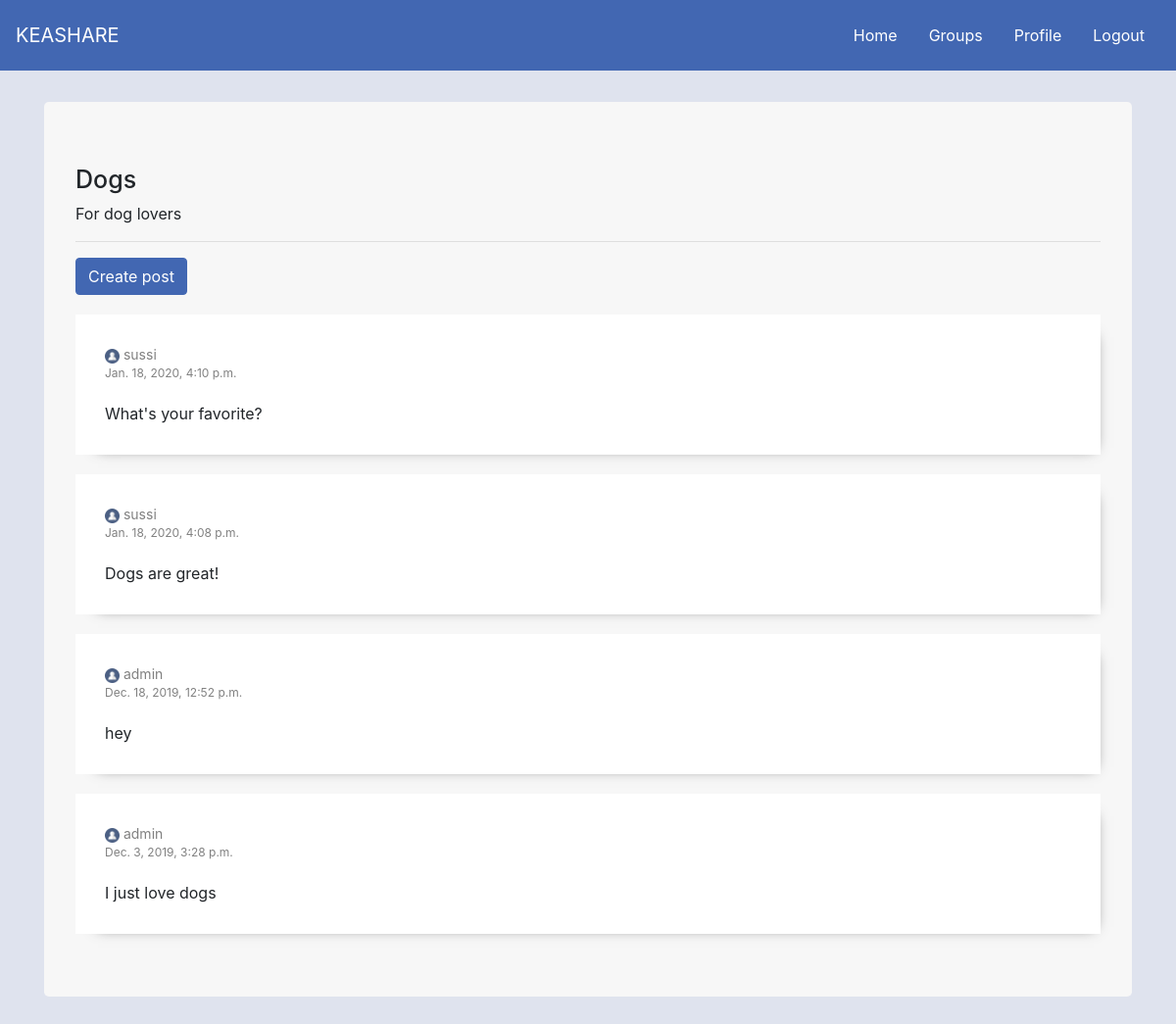
/keashare/groupdetails/1 (signed in), run on the app's committed database.
### keashareapp/models.py (models this page shows, shortened)
class AppGroup(models.Model):
    owner = models.ForeignKey(User, on_delete=models.CASCADE, related_name='owners')
    users = models.ManyToManyField(User) # members
    name = models.CharField(max_length=200)
    description = models.TextField()

class Post(models.Model):
    user = models.ForeignKey(User, on_delete=models.CASCADE)
    created = models.DateTimeField(auto_now_add=True)
    group = models.ForeignKey(AppGroup, on_delete=models.CASCADE)
    last_updated = models.DateTimeField(auto_now=True)
    text = models.TextField()

### keashareapp/views.py (the view, shortened to what this page needs)
# urls.py: path('groupdetails/<int:pk>', views.groupdetails, name='groupdetails'),
def groupdetails(request, pk):
    user = request.user
    if request.method == 'GET':
        user_groups = models.AppGroup.objects.filter(pk=pk)
        group_pk = models.AppGroup.objects.get(pk=pk)
        posts = models.Post.objects.filter(group__in=user_groups).order_by('-created')
        context = {
            'user': user,
            'posts': posts,
            'user_groups': user_groups,
            'group_pk': group_pk,
        }
        return render(request, 'keashareapp/groupdetails.html', context=context)

### keashareapp/templates/keashareapp/groupdetails.html (shortened to what this page needs)
{% extends 'base.html' %}
{% load static %}
{% block body %}
<div class="container">
    <div class="jumbotron">
        {% for group in user_groups %}
            <h1>{{ group.name }}</h1>
            <p>{{ group.description }}</p>
        {% endfor %}
        <hr>
        <button type="button" class="btn btn-primary" data-toggle="modal" data-target="#exampleModal">Create post</button>
        {% for post in posts %}
        <div class="post">
            <div class="group-post-by">
                <img class="group-detail-user-icon" src="{% static 'user-icon.png' %}">
                {{ post.user }}
            </div>
            <div class="group-post-created">{{ post.created }}</div>
            <div class="group-post-text">{{ post.text }}</div>
        </div>
        {% endfor %}
    </div>
</div>
{% endblock %}

### loginapp/static/style.css (style rules this page uses)
body { background-color: #dfe3ee; }
.jumbotron { margin-top: 2rem; background-color: #f7f7f7; }
h1 { font-size: 25px; }
.post { margin-top: 20px; padding: 10px; box-shadow: 8px 8px 14px -15px rgba(74,74,74,1); background: white; }
.group-detail-user-icon { width: 15px; }
.group-post-text { padding: 20px 20px 20px 20px; background-color: white; }
.group-post-by { font-size: 14px; padding: 20px 20px 0px 20px; background-color: white; color: grey; }
.group-post-created { font-size: 12px; padding: 0px 20px 0px 20px; background-color: white; color: grey; }
.btn-primary { background-color: #4267B2!important; border-color: #4267B2!important; }

### data on the page
AppGroup: name "Dogs", description "For dog lovers"
Post: user "sussi", created "Jan. 18, 2020, 4:10 p.m.", text "What's your favorite?"
Post: user "sussi", created "Jan. 18, 2020, 4:08 p.m.", text "Dogs are great!"
Post: user "admin", created "Dec. 18, 2019, 12:52 p.m.", text "hey"
Post: user "admin", created "Dec. 3, 2019, 3:28 p.m.", text "I just love dogs"
